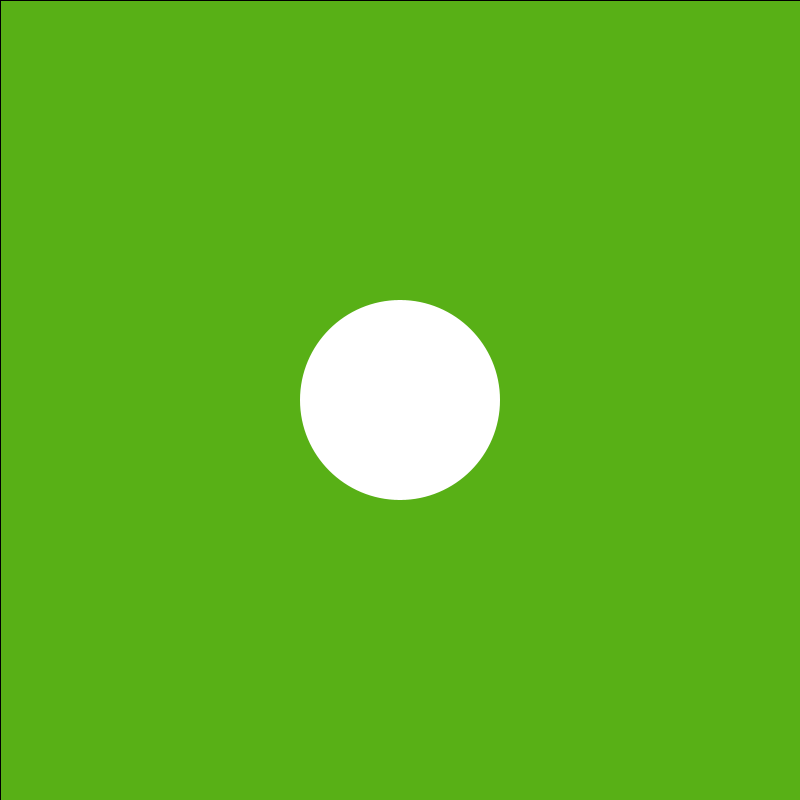
Frame 1 (no input)
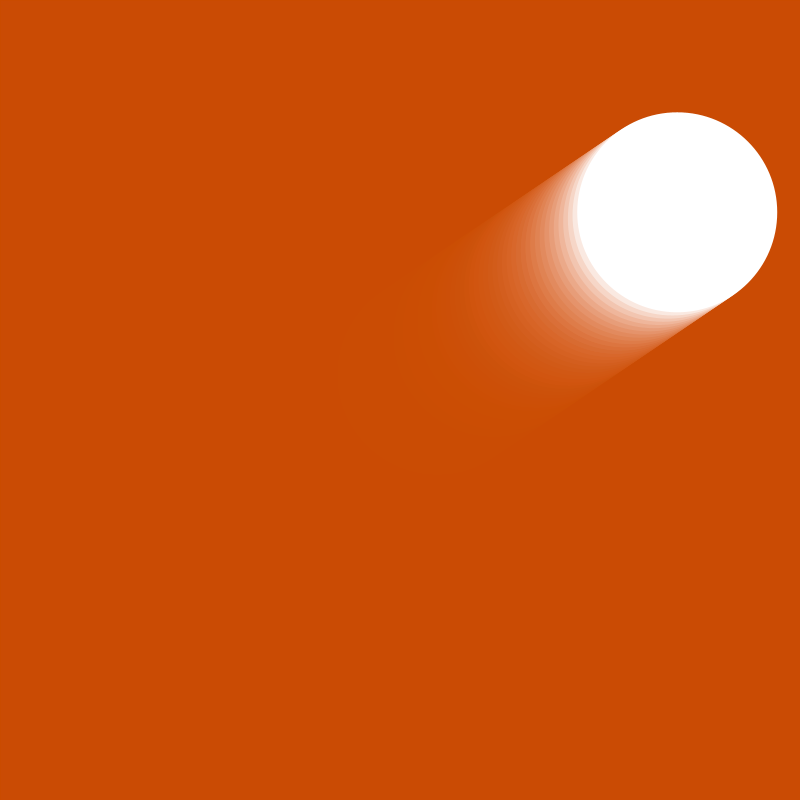
Frame 60 (the mouse pressed at the canvas centre just before this capture)
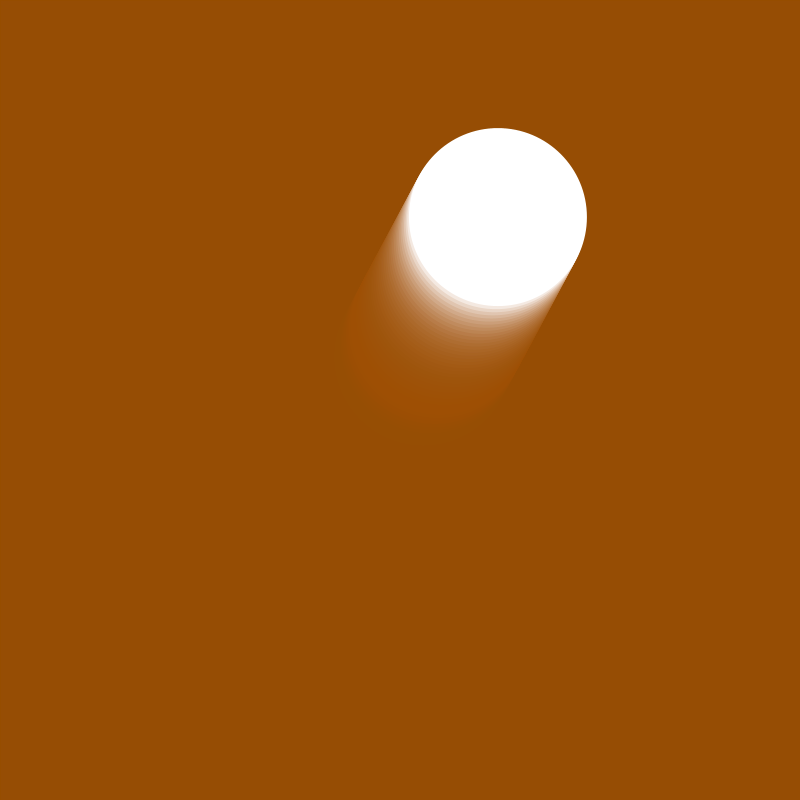
Frame 120 (the mouse held since frame 60 and released just before this capture)

The Processing sketch that drew these frames (run headless with seeded random() and noise(); from frame 60 on, the mouse is pressed at the canvas centre):

// Processing sketch: BouncingBall
// ── BouncingBall.pde
//ball 
//position, size, speed, color 
//setup boundaries for the ball 
float xPos, yPos; 
float xVel, yVel; 
int radius; 
int r, g, b; 

void setup() {
  size(800, 800); 
  background(100, 200, 25); 

  xVel= random(-5, 10); 
  yVel= random(-5, 2); 

  xPos = width/2; 
  yPos = height/2; 

  radius = 200;
}

void draw() {
  fill(r, g, b, 30);  
  rect(0, 0, width, height); 
  
  r = int(map(xPos, 0, width, 0, 255)); 
  g = int(map(yPos, 0, height, 0, 255)); 
  
  fill(255); 
  noStroke(); 
  ellipse(xPos, yPos, radius, radius); 

  xPos = xPos + xVel; 
  yPos = yPos + yVel; 

  if (xPos > width - radius/2 || xPos < 0 + radius/2) {
    xVel = xVel * -1;
    //r = int(random(0, 255)); 
    //g = int(random(0, 255)); 
    //b = int(random(0, 255)); 
    
  }
  if (yPos > height - radius/2 || yPos < 0 + radius/2) {
    yVel = yVel * -1;
    //r = int(random(0, 255)); 
    //g = int(random(0, 255)); 
    //b = int(random(0, 255));
  }
}

//move where I click my mouse 
//speed to change 

void mousePressed(){
   xPos = mouseX; 
   yPos = mouseY; 
   
   xVel = random(-5,2); 
   yVel = random(-5,3); 
  
   radius= int(random(50, 200)); 
}
